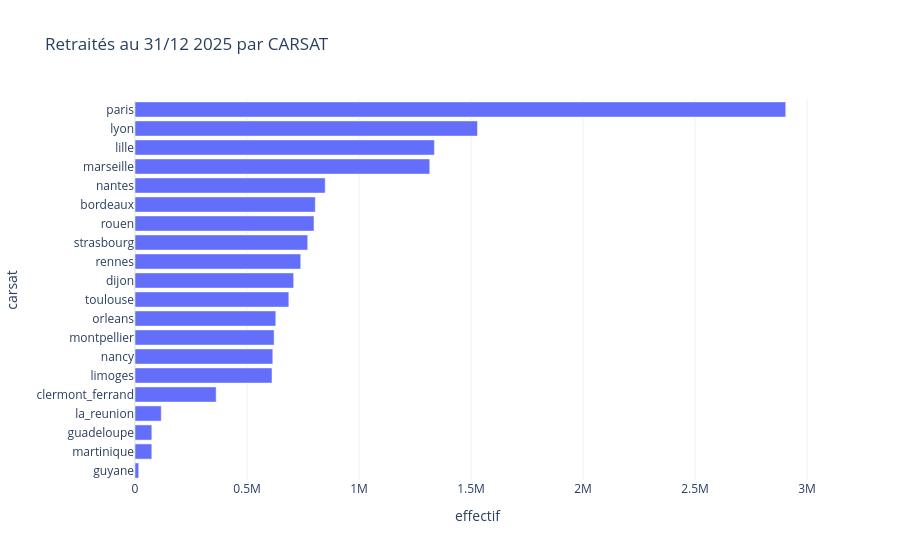

The notebook cell this image was saved under:
### Markdown cell above
## 1. Effectifs retraités au 31/12 — Classement des CARSAT (dernière année disponible)

### Code cell
df_wide = pd.read_parquet('../data/processed/nombre-de-retraites-par-carsat-au-31-decembre.parquet')
df_wide['annees'] = pd.to_numeric(df_wide['annees'], errors='coerce')
df_wide = df_wide.dropna(subset=['annees']).sort_values('annees')

# Passage en format long
df_long = df_wide.melt(id_vars='annees', value_vars=CARSATS,
                        var_name='carsat', value_name='effectif')

# Dernière année disponible, sans national
derniere = int(df_wide['annees'].max())
df_last = df_long[df_long['annees'] == derniere].sort_values('effectif', ascending=False)

fig = plot_carsat_map(df_last, region_col='carsat', value_col='effectif',
                      title=f'Retraités au 31/12 {derniere} par CARSAT')
fig.show()

### Figure 1 — Plotly figure (JSON) as saved in the notebook; plotly's stock layout.template omitted (floating-point values rounded to 4 significant figures)
{"data": [{"hovertemplate": "effectif=%{x}<br>carsat=%{y}<extra></extra>", "legendgroup": "", "marker": {"color": "#636efa", "pattern": {"shape": ""}}, "name": "", "orientation": "h", "showlegend": false, "textposition": "auto", "type": "bar", "x": [16672, 75076, 75172, 117247, 362338, 611595, 615144, 621023, 628547, 686677, 708317, 739947, 771065, 798938, 804776, 849070, 1315703, 1336493, 1528936, 2904714], "xaxis": "x", "y": ["guyane", "martinique", "guadeloupe", "la_reunion", "clermont_ferrand", "limoges", "nancy", "montpellier", "orleans", "toulouse", "dijon", "rennes", "strasbourg", "rouen", "bordeaux", "nantes", "marseille", "lille", "lyon", "paris"], "yaxis": "y"}], "layout": {"barmode": "relative", "legend": {"tracegroupgap": 0}, "title": {"text": "Retraités au 31/12 2025 par CARSAT"}, "xaxis": {"anchor": "y", "domain": [0.0, 1.0], "title": {"text": "effectif"}}, "yaxis": {"anchor": "x", "domain": [0.0, 1.0], "title": {"text": "carsat"}}}}
